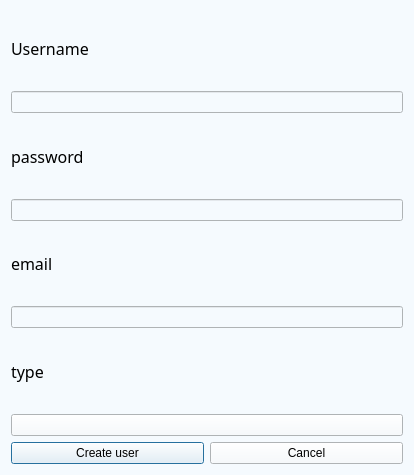
<?xml version="1.0" encoding="UTF-8"?>
<ui version="4.0">
 <class>Dialog_AddUser</class>
 <widget class="QDialog" name="Dialog_AddUser">
  <property name="geometry">
   <rect>
    <x>0</x>
    <y>0</y>
    <width>414</width>
    <height>475</height>
   </rect>
  </property>
  <property name="windowTitle">
   <string>Dialog</string>
  </property>
  <property name="styleSheet">
   <string notr="true">background-color: rgb(245, 250, 254);</string>
  </property>
  <layout class="QGridLayout" name="gridLayout">
   <item row="1" column="0">
    <widget class="LineEdit" name="LineEdit_username">
     <property name="styleSheet">
      <string notr="true">LineEdit, TextEdit, PlainTextEdit {
    color: black;
    background-color: rgba(255, 255, 255, 0.7);
    border: 1px solid rgba(0, 0, 0, 13);
    border-bottom: 1px solid rgba(0, 0, 0, 100);
    border-radius: 5px;
    /* font: 14px &quot;Segoe UI&quot;, &quot;Microsoft YaHei&quot;; */
    padding: 0px 10px;
    selection-background-color: #00a7b3;
}

TextEdit,
PlainTextEdit {
    padding: 2px 3px 2px 8px;
}

LineEdit:hover, TextEdit:hover, PlainTextEdit:hover {
    background-color: rgba(249, 249, 249, 0.5);
    border: 1px solid rgba(0, 0, 0, 13);
    border-bottom: 1px solid rgba(0, 0, 0, 100);
}

LineEdit:focus {
    border-bottom: 1px solid rgba(0, 0, 0, 13);
    background-color: white;
}

TextEdit:focus,
PlainTextEdit:focus {
    border-bottom: 1px solid #009faa;
    background-color: white;
}

LineEdit:disabled, TextEdit:disabled,
PlainTextEdit:disabled {
    color: rgba(0, 0, 0, 150);
    background-color: rgba(249, 249, 249, 0.3);
    border: 1px solid rgba(0, 0, 0, 13);
    border-bottom: 1px solid rgba(0, 0, 0, 13);
}

#lineEditButton {
    border-radius: 4px;
    margin: 0;
}

#lineEditButton:hover {
    background-color: rgba(0, 0, 0, 9);
}

#lineEditButton:pressed {
    background-color: rgba(0, 0, 0, 6);
}
</string>
     </property>
    </widget>
   </item>
   <item row="0" column="0">
    <widget class="QLabel" name="label_username">
     <property name="font">
      <font>
       <family>PT Root UI Bold</family>
       <pointsize>12</pointsize>
      </font>
     </property>
     <property name="text">
      <string>Username</string>
     </property>
    </widget>
   </item>
   <item row="10" column="0">
    <layout class="QHBoxLayout" name="horizontalLayout">
     <item>
      <widget class="FilledPushButton" name="PushButton_create">
       <property name="styleSheet">
        <string notr="true">OutlinedPushButtonBase,
OutlinedToolButtonBase {
    background-color: transparent;
    border: 1px solid transparent;
    padding: 6px 10px 6px 10px;
    color: black;
    outline: none;
}

OutlinedToolButtonBase {
    padding: 8px 9px 9px 8px;
}

OutlinedPushButtonBase:pressed {
    color: rgba(0, 0, 0, 0.63);
}

OutlinedPushButtonBase:disabled {
    color: rgba(0, 0, 0, 0.36);
}

OutlinedPushButtonBase[hasIcon=false] {
    padding: 6px 10px 6px 10px;
}

OutlinedPushButtonBase[hasIcon=true] {
    padding: 6px 10px 6px 26px;
}

OutlinedPushButtonBase:checked {
    color: white;
}

OutlinedPushButtonBase:checked:pressed {
    color: rgba(255, 255, 255, 0.63);
}

OutlinedPushButton:checked,
OutlinedPushButton:checked:pressed {
    color: #009faa;
}

Chip[isClosable=true][hasIcon=false] {
    padding: 5px 32px 5px 10px;
}

Chip[isClosable=true][hasIcon=true] {
    padding: 5px 32px 5px 33px;
}

Chip[isClosable=false][hasIcon=false] {
    padding: 5px 10px 5px 10px;
}

Chip[isClosable=false][hasIcon=true] {
    padding: 5px 10px 5px 33px;
}

FilledPushButton[hasIcon=false] {
    padding: 5px 12px 6px 12px;
}

FilledPushButton[hasIcon=true] {
    padding: 5px 12px 6px 36px;
}

FilledPushButton {
    color: white;
}

FilledToolButton {
    padding: 5px 9px 6px 8px;
}

FilledPushButton:pressed {
    color: rgba(255, 255, 255, 0.786);
}

FilledPushButton:disabled {
    color: rgba(255, 255, 255, 0.36);
}

TextPushButton {
    color: black;
    background: transparent;
    border-radius: 5px;
    padding: 5px 12px 6px 12px;
    outline: none;
    border: none;
}

TextPushButton[hasIcon=false] {
    padding: 5px 12px 6px 12px;
}

TextPushButton[hasIcon=true] {
    padding: 5px 12px 6px 36px;
}

TextPushButton[level=&quot;Error&quot;] {
    color: #cf1010;
}

TextPushButton[level=&quot;Warning&quot;] {
    color: #875101;
}

TextPushButton[level=&quot;Success&quot;] {
    color: #026f02;
}

TextPushButton[level=&quot;Attension&quot;] {
    color: #009faa;
}

TextPushButton:hover{
    background-color: rgba(0, 0, 0, 9);
    color: rgb(0, 0, 0);
}

TextPushButton:pressed {
    background-color: rgba(0, 0, 0, 6);
    color: rgba(0, 0, 0, 0.63);
}

TextPushButton:disabled {
    color: rgba(0, 0, 0, 0.36);
    background-color: transparent;
}

Tag[hasIcon=false] {
    padding: 5px 8px 5px 8px;
}

Tag[hasIcon=true] {
    padding: 5px 8px 5px 31px;
}

RoundPushButton[hasIcon=false] {
    padding: 7px 24px 7px 24px;
}

RoundPushButton[hasIcon=true] {
    padding: 7px 16px 7px 33px;
}</string>
       </property>
       <property name="text">
        <string>Create user</string>
       </property>
      </widget>
     </item>
     <item>
      <widget class="PushButton" name="PushButton_cancel">
       <property name="text">
        <string>Cancel</string>
       </property>
      </widget>
     </item>
    </layout>
   </item>
   <item row="5" column="0">
    <widget class="LineEdit" name="LineEdit_email">
     <property name="styleSheet">
      <string notr="true">LineEdit, TextEdit, PlainTextEdit {
    color: black;
    background-color: rgba(255, 255, 255, 0.7);
    border: 1px solid rgba(0, 0, 0, 13);
    border-bottom: 1px solid rgba(0, 0, 0, 100);
    border-radius: 5px;
    /* font: 14px &quot;Segoe UI&quot;, &quot;Microsoft YaHei&quot;; */
    padding: 0px 10px;
    selection-background-color: #00a7b3;
}

TextEdit,
PlainTextEdit {
    padding: 2px 3px 2px 8px;
}

LineEdit:hover, TextEdit:hover, PlainTextEdit:hover {
    background-color: rgba(249, 249, 249, 0.5);
    border: 1px solid rgba(0, 0, 0, 13);
    border-bottom: 1px solid rgba(0, 0, 0, 100);
}

LineEdit:focus {
    border-bottom: 1px solid rgba(0, 0, 0, 13);
    background-color: white;
}

TextEdit:focus,
PlainTextEdit:focus {
    border-bottom: 1px solid #009faa;
    background-color: white;
}

LineEdit:disabled, TextEdit:disabled,
PlainTextEdit:disabled {
    color: rgba(0, 0, 0, 150);
    background-color: rgba(249, 249, 249, 0.3);
    border: 1px solid rgba(0, 0, 0, 13);
    border-bottom: 1px solid rgba(0, 0, 0, 13);
}

#lineEditButton {
    border-radius: 4px;
    margin: 0;
}

#lineEditButton:hover {
    background-color: rgba(0, 0, 0, 9);
}

#lineEditButton:pressed {
    background-color: rgba(0, 0, 0, 6);
}
</string>
     </property>
    </widget>
   </item>
   <item row="2" column="0">
    <widget class="QLabel" name="label_password">
     <property name="font">
      <font>
       <family>PT Root UI Bold</family>
       <pointsize>12</pointsize>
      </font>
     </property>
     <property name="text">
      <string>password</string>
     </property>
    </widget>
   </item>
   <item row="8" column="0">
    <widget class="QLabel" name="label_type">
     <property name="font">
      <font>
       <family>PT Root UI Bold</family>
       <pointsize>12</pointsize>
      </font>
     </property>
     <property name="text">
      <string>type</string>
     </property>
    </widget>
   </item>
   <item row="4" column="0">
    <widget class="QLabel" name="label_email">
     <property name="font">
      <font>
       <family>PT Root UI Bold</family>
       <pointsize>12</pointsize>
      </font>
     </property>
     <property name="text">
      <string>email</string>
     </property>
    </widget>
   </item>
   <item row="9" column="0">
    <widget class="ComboBox" name="ComboBox_type"/>
   </item>
   <item row="3" column="0">
    <widget class="LineEdit" name="LineEdit_password">
     <property name="styleSheet">
      <string notr="true">LineEdit, TextEdit, PlainTextEdit {
    color: black;
    background-color: rgba(255, 255, 255, 0.7);
    border: 1px solid rgba(0, 0, 0, 13);
    border-bottom: 1px solid rgba(0, 0, 0, 100);
    border-radius: 5px;
    /* font: 14px &quot;Segoe UI&quot;, &quot;Microsoft YaHei&quot;; */
    padding: 0px 10px;
    selection-background-color: #00a7b3;
}

TextEdit,
PlainTextEdit {
    padding: 2px 3px 2px 8px;
}

LineEdit:hover, TextEdit:hover, PlainTextEdit:hover {
    background-color: rgba(249, 249, 249, 0.5);
    border: 1px solid rgba(0, 0, 0, 13);
    border-bottom: 1px solid rgba(0, 0, 0, 100);
}

LineEdit:focus {
    border-bottom: 1px solid rgba(0, 0, 0, 13);
    background-color: white;
}

TextEdit:focus,
PlainTextEdit:focus {
    border-bottom: 1px solid #009faa;
    background-color: white;
}

LineEdit:disabled, TextEdit:disabled,
PlainTextEdit:disabled {
    color: rgba(0, 0, 0, 150);
    background-color: rgba(249, 249, 249, 0.3);
    border: 1px solid rgba(0, 0, 0, 13);
    border-bottom: 1px solid rgba(0, 0, 0, 13);
}

#lineEditButton {
    border-radius: 4px;
    margin: 0;
}

#lineEditButton:hover {
    background-color: rgba(0, 0, 0, 9);
}

#lineEditButton:pressed {
    background-color: rgba(0, 0, 0, 6);
}
</string>
     </property>
    </widget>
   </item>
  </layout>
 </widget>
 <customwidgets>
  <customwidget>
   <class>ComboBox</class>
   <extends>QPushButton</extends>
   <header>qfluentwidgets</header>
  </customwidget>
  <customwidget>
   <class>PushButton</class>
   <extends>QPushButton</extends>
   <header>qfluentwidgets</header>
  </customwidget>
  <customwidget>
   <class>FilledPushButton</class>
   <extends>PushButton</extends>
   <header>qfluentwidgetspro</header>
  </customwidget>
  <customwidget>
   <class>LineEdit</class>
   <extends>QLineEdit</extends>
   <header>qfluentwidgets</header>
  </customwidget>
 </customwidgets>
 <resources/>
 <connections>
  <connection>
   <sender>PushButton_cancel</sender>
   <signal>clicked()</signal>
   <receiver>Dialog_AddUser</receiver>
   <slot>close()</slot>
   <hints>
    <hint type="sourcelabel">
     <x>322</x>
     <y>442</y>
    </hint>
    <hint type="destinationlabel">
     <x>318</x>
     <y>465</y>
    </hint>
   </hints>
  </connection>
 </connections>
</ui>
